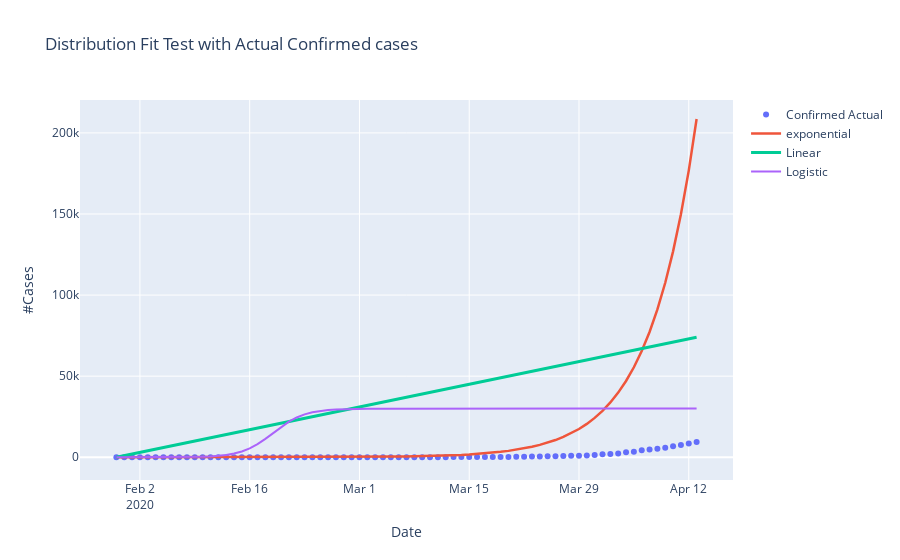

Write notebook code for a chart like this one.
### Code cell
from plotly.subplots import make_subplots
fig = go.Figure(data=[
    go.Scatter(
        x=df_all['report_date'],
        y=df_all['Confirmed'], name='Confirmed Actual',mode="markers"
    ),
    go.Scatter(
        x=df_all['report_date'],
        y=conf_exp, name='exponential', line=dict(width=2.5)
    ),
    go.Scatter(
        x=df_all['report_date'],
        y=conf_lin, name='Linear', line=dict(width=3)
    ),
      go.Scatter(
        x=df_all['report_date'],
        y=conf_log, name='Logistic', line=dict(width=2)
    )
])

fig.update_layout(title='Distribution Fit Test with Actual Confirmed cases',
                   xaxis_title='Date',
                   yaxis_title='#Cases')

fig.write_html("/Volumes/Lab/covid19-AnalyticsHbub/India/visuals/covid19in-ftt.html")
fig.show()
